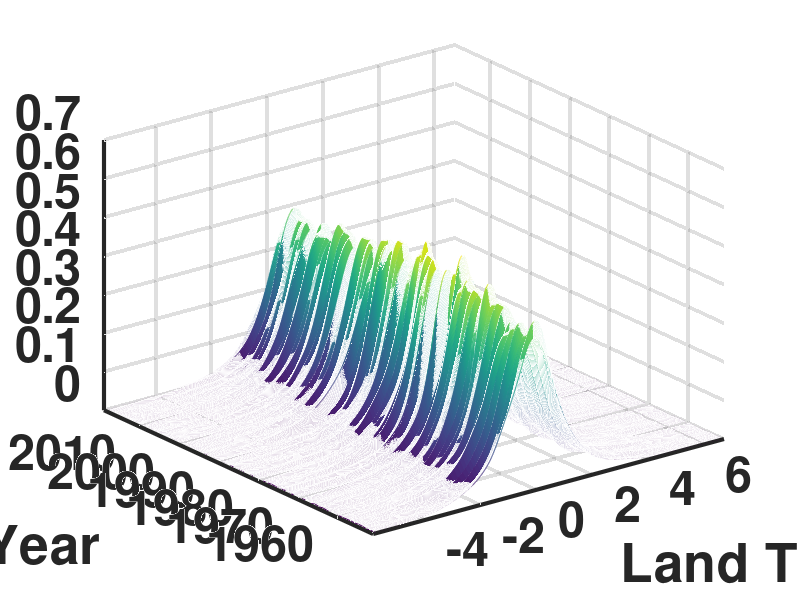
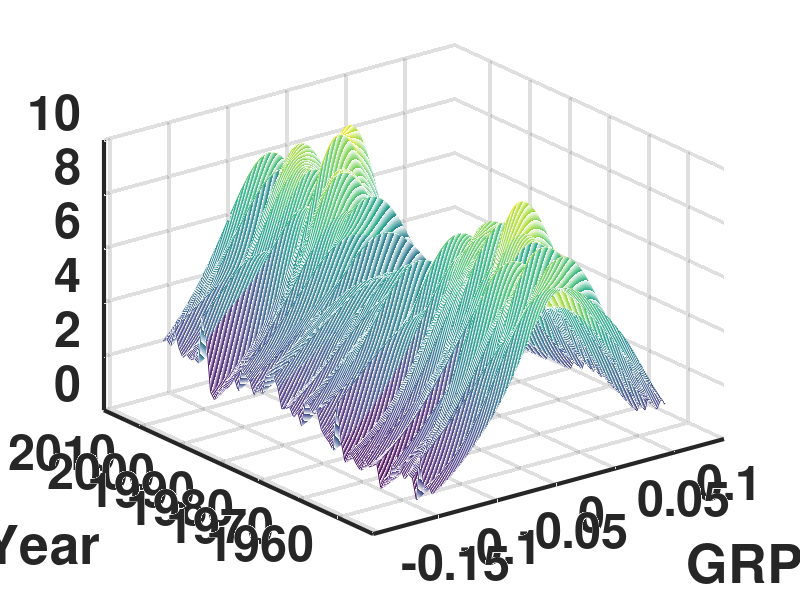

Here is the MATLAB script that generated these plots, in order: (Note: this script raises an error after producing the figures.)
%% Main Code for Functional Cointegrating Regression between GRP growth rate and Temperature Anomaly(FCRGT)
%
%                                                            September 2025
%                                            Kyungsik Nam(ksnam@hufs.ac.kr)

clear; clc; close all; 

cd('C:\Users\noran\Dropbox\Academic_Life(201808-Present)\2_Main_Research\CC_endo_regime\Program\Main_FCRET\Computing_code_uploaded\202510_NS_FCRGT') % Notebook 
% cd('C:\Users\user\Dropbox\Academic_Life(201808-Present)\2_Main_Research\CC_endo_regime\Program\Main_FCRET') % Office Desktop
%% Set-up
K_ind = 4; Non_dimX = (1:2); Non_dimY = (1:2);
%% Data Loading 
load('tic_g.mat','tic'); load('TPDN_g.mat','F'); GTemp_Grid = tic; GTemp0 = F(2:end,:); T = size(GTemp0,1);  
load('GRP_den2_full.mat','x_t','Fn'); GRP_Gr0 = Fn; GRP_Grid = x_t;  Date = (1951:1:2019); 
%% Data Visualization
%%% Figure 1
figure;
mesh(GTemp_Grid',(1951:2019),GTemp0)
xlabel('Land Temperature Anomaly','Fontsize',15,'fontweight','b'); 
ylabel('Year','Fontsize',35,'fontweight','b')
xlim([GTemp_Grid(1)-0.05 GTemp_Grid(end)+0.05])
ylim([1951 2019])
set(gca,'Linewidth',3.0,'box','off','Ticklength',[0 0],'Fontsize',35,'fontweight','b');
figure;
mesh(GRP_Grid,(1951:2019),GRP_Gr0)
xlabel('GRP Growth Rate','Fontsize',15,'fontweight','b'); 
ylabel('Year','Fontsize',35,'fontweight','b')
xlim([x_t(1)-0.05 x_t(end)+0.05])
ylim([1951 2019])
set(gca,'Linewidth',3.0,'box','off','Ticklength',[0 0],'Fontsize',35,'fontweight','b');
Sum_stat = KS_Desc_stat(GTemp_Grid',GTemp0); 
figure;
plot(Date,Sum_stat(:,1),'r','LineWidth',2.5); hold on;
plot(Date,sqrt(Sum_stat(:,2)),'b','LineWidth',2.5); hold on;
axis tight; grid on;
legend('Mean','Standard Deviation','Location','Northwest','Orientation','horizontal'); legend boxoff;
set(gca,'Linewidth',3.0,'box','on','Ticklength',[0 0],'Fontsize',35,'fontweight','b');
Sum_stat2 = KS_Desc_stat(GRP_Grid,GRP_Gr0); 
figure;
plot(Date,Sum_stat2(:,1),'r','LineWidth',2.5); hold on;
plot(Date,sqrt(Sum_stat2(:,2)),'b','LineWidth',2.5); hold on;
axis tight; grid on;
legend('Mean','Standard Deviation','Location','Northwest','Orientation','horizontal'); legend boxoff;
set(gca,'Linewidth',3.0,'box','on','Ticklength',[0 0],'Fontsize',35,'fontweight','b');
%% Centered-Log Ratio (CLR) Transformation & Nonstationary Decomposition
GTemp = zeros(size(GTemp0,1),size(GTemp0,2)); GRP_Gr = zeros(size(GRP_Gr0,1),size(GRP_Gr0,2)); 
for i=1:T
   GTemp(i,:) = log(GTemp0(i,:)/geomean(GTemp0(i,:)));  GRP_Gr(i,:) = log(GRP_Gr0(i,:)/geomean(GRP_Gr0(i,:))); 
end
[ N_GTemp, Inv_N_GTemp, S_GTemp1, S_GTemp, S_GTemp3, Inv_S_GTemp] = density_decom(GTemp_Grid, GTemp , max(Non_dimX));
[N_GRP_Gr,Inv_N_GRP_Gr,S_GRP_Gr1,S_GRP_Gr,S_GRP_Gr3,Inv_S_GRP_Gr] = density_decom( GRP_Grid', GRP_Gr, max(Non_dimY));
%% Temporal Demeaning Procedure
E_GTemp = mean(GTemp)';    GTemp = GTemp-kron(ones(T,1),E_GTemp'); 
E_GRP_Gr = mean(GRP_Gr)'; GRP_Gr = GRP_Gr-kron(ones(T,1),E_GRP_Gr'); 
%% Generating the Proposed Estimator
%%% Figure 2
Xraw_tem = GTemp0'; T1 = size(Xraw_tem, 2); indx = floor(T1 / 2); GW2_size = 5;

figure;
plot(GTemp_Grid,mean(Xraw_tem(:,1:indx),2),'k--','LineWidth',3.5); hold on; grid on;
plot(GTemp_Grid,mean(Xraw_tem(:,(indx+1):T1),2),'k','LineWidth',3.5); hold on;
axis([GTemp_Grid(1) GTemp_Grid(end) -0.01 0.45]); legend('1951-1984 Avg', '1985-2019 Avg', 'Location', 'Northwest','box','off');
title('Global Warming Function (GW1)','fontsize',35,'fontweight','b','LineWidth',10.0); 
xlabel('Temperature Anomaly','fontsize',35,'fontweight','b'); set(gca,'Linewidth',3.0,'box','on','Ticklength',[0 0],'Fontsize',35,'fontweight','b');
figure;
plot(GTemp_Grid,mean(Xraw_tem(:,1:GW2_size),2),'k--','LineWidth',3.5); hold on; grid on; 
plot(GTemp_Grid,mean(Xraw_tem(:,(T1-GW2_size+1):T1),2),'k','LineWidth',3.5); hold on;
axis([GTemp_Grid(1) GTemp_Grid(end) -0.01 0.45]); legend('1951-1955 Avg', '2015-2019 Avg', 'Location', 'Northwest','box','off');
title('Global Warming Function (GW2)','fontsize',35,'fontweight','b','LineWidth',10.0); 
xlabel('Temperature Anomaly','fontsize',35,'fontweight','b'); set(gca,'Linewidth',3.0,'box','on','Ticklength',[0 0],'Fontsize',35,'fontweight','b');

% Total-run Estimator
Tef0_gw0 = f_kappa_est_ci(0, GTemp_Grid, GTemp0, GTemp, GRP_Grid, GRP_Gr0, GRP_Gr, Inv_N_GTemp, Inv_S_GTemp, K_ind, Non_dimY, Non_dimX, 1);
Tef0_gw1 = f_kappa_est_ci(1, GTemp_Grid, GTemp0, GTemp, GRP_Grid, GRP_Gr0, GRP_Gr, Inv_N_GTemp, Inv_S_GTemp, K_ind, Non_dimY, Non_dimX, 1);
Tef0_gw0_GW2 = f_kappa_est_ci_GW(0, GTemp_Grid, GTemp0, GTemp, GRP_Grid, GRP_Gr0, GRP_Gr, Inv_N_GTemp, Inv_S_GTemp, K_ind, Non_dimY, Non_dimX, 1);
Tef0_gw1_GW2 = f_kappa_est_ci_GW(1, GTemp_Grid, GTemp0, GTemp, GRP_Grid, GRP_Gr0, GRP_Gr, Inv_N_GTemp, Inv_S_GTemp, K_ind, Non_dimY, Non_dimX, 1);
% Short-run Estimator
Sef0_gw0 = f_kappa_est_ci(0, GTemp_Grid, GTemp0, GTemp, GRP_Grid, GRP_Gr0, GRP_Gr, Inv_N_GTemp, Inv_S_GTemp, K_ind, Non_dimY, Non_dimX, 0);
Sef0_gw1 = f_kappa_est_ci(1, GTemp_Grid, GTemp0, GTemp, GRP_Grid, GRP_Gr0, GRP_Gr, Inv_N_GTemp, Inv_S_GTemp, K_ind, Non_dimY, Non_dimX, 0);
Sef0_gw0_GW2 = f_kappa_est_ci_GW(0, GTemp_Grid, GTemp0, GTemp, GRP_Grid, GRP_Gr0, GRP_Gr, Inv_N_GTemp, Inv_S_GTemp, K_ind, Non_dimY, Non_dimX, 0);
Sef0_gw1_GW2 = f_kappa_est_ci_GW(1, GTemp_Grid, GTemp0, GTemp, GRP_Grid, GRP_Gr0, GRP_Gr, Inv_N_GTemp, Inv_S_GTemp, K_ind, Non_dimY, Non_dimX, 0);

%%% Figure 3
index = 2:(length(GRP_Grid) - 1);
figure('WindowState','maximized'); 
subplot(1,2,1)
plot(GRP_Grid(index), Tef0_gw0(index,1), 'r','LineWidth',2.0); hold on;
plot(GRP_Grid(index), Tef0_gw1(index,1), 'k','LineWidth',4.0); hold on;
plot(GRP_Grid(index), Tef0_gw1(index,2), 'k--','LineWidth',3.0); hold on;
plot(GRP_Grid(index), Tef0_gw1(index,3), 'k--','LineWidth',3.0); hold on;
axis([min(GRP_Grid) max(GRP_Grid) -0.45 0.45]); grid on;
xlabel('GRP Growth Rate','fontsize',35,'fontweight','b');
title('Total-run Response Function','fontsize',30,'fontweight','b','LineWidth',10.0); 
legend('GW1 at \kappa=0','GW1 at \kappa=1', '95% CI', '','NumColumns', 1, 'Location', 'Southwest','box','off');
set(gca,'Linewidth',3.0,'box','on','Ticklength',[0 0],'Fontsize',30,'fontweight','b');
subplot(1,2,2) 
plot(GRP_Grid(index), Sef0_gw0(index,1), 'r','LineWidth',2.0); hold on;
plot(GRP_Grid(index), Sef0_gw1(index,1), 'k','LineWidth',4.0); hold on;
plot(GRP_Grid(index), Sef0_gw1(index,2), 'k--','LineWidth',3.0); hold on;
plot(GRP_Grid(index), Sef0_gw1(index,3), 'k--','LineWidth',3.0); hold on;
axis([min(GRP_Grid) max(GRP_Grid) -0.05 0.05]); grid on;
xlabel('GRP Growth Rate','fontsize',35,'fontweight','b');
title('Short-run Response Function','fontsize',30,'fontweight','b','LineWidth',10.0); 
legend('GW1 at \kappa=0','GW1 at \kappa=1', '95% CI', '','NumColumns', 1, 'Location', 'Southeast','box','off');
set(gca,'Linewidth',3.0,'box','on','Ticklength',[0 0],'Fontsize',30,'fontweight','b');
figure('WindowState','maximized'); 
subplot(1,2,1)
plot(GRP_Grid(index), Tef0_gw0_GW2(index,1), 'r','LineWidth',2.0); hold on;
plot(GRP_Grid(index), Tef0_gw1_GW2(index,1), 'k','LineWidth',4.0); hold on;
plot(GRP_Grid(index), Tef0_gw1_GW2(index,2), 'k--','LineWidth',3.0); hold on;
plot(GRP_Grid(index), Tef0_gw1_GW2(index,3), 'k--','LineWidth',3.0); hold on;
axis([min(GRP_Grid) max(GRP_Grid) -0.8 0.8]); grid on;
xlabel('GRP Growth Rate','fontsize',30,'fontweight','b');
title('Total-run Response Function','fontsize',35,'fontweight','b','LineWidth',10.0); 
legend('GW2 at \kappa=0','GW2 at \kappa=1', '95% CI', '','NumColumns', 1, 'Location', 'Southwest','box','off');
set(gca,'Linewidth',3.0,'box','on','Ticklength',[0 0],'Fontsize',30,'fontweight','b');
subplot(1,2,2) 
plot(GRP_Grid(index), Sef0_gw0_GW2(index,1), 'r','LineWidth',2.0); hold on;
plot(GRP_Grid(index), Sef0_gw1_GW2(index,1), 'k','LineWidth',4.0); hold on;
plot(GRP_Grid(index), Sef0_gw1_GW2(index,2), 'k--','LineWidth',3.0); hold on;
plot(GRP_Grid(index), Sef0_gw1_GW2(index,3), 'k--','LineWidth',3.0); hold on;
axis([min(GRP_Grid) max(GRP_Grid) -0.15 0.2]); grid on;
xlabel('GRP Growth Rate','fontsize',30,'fontweight','b');
title('Short-run Response Function','fontsize',35,'fontweight','b','LineWidth',10.0); 
legend('GW2 at \kappa=0','GW2 at \kappa=1', '95% CI', '','NumColumns', 1, 'Location', 'Southwest','box','off');
set(gca,'Linewidth',3.0,'box','on','Ticklength',[0 0],'Fontsize',30,'fontweight','b');

%% Climate Change Impacts Projection
Wght = linspace(0,1.5,30); Wght(7) = 0.3; Wght(13) = 0.6; Wght(19) = 0.9; Wght(24) = 1.2; Wght(30) = 1.5; 
[Target0_grid0, ref_recover, Proj_raw1, Proj_raw2, Proj_raw3, Proj_raw4,Proj_raw5,Sum_stat] = CC_Frac_Impacts(GRP_Grid,GRP_Gr0,Tef0_gw1,Wght);
[Target0_grid0_GW2, ref_recover_GW2, Proj_raw1_GW2, Proj_raw2_GW2, Proj_raw3_GW2, Proj_raw4_GW2,Proj_raw5_GW2,Sum_stat_GW2] = CC_Frac_Impacts(GRP_Grid,GRP_Gr0,Tef0_gw1_GW2,Wght);
%%% Figure 4
figure('WindowState','maximized');
plot(Target0_grid0(2:end-1), ref_recover(2:end-1), 'k-.', 'LineWidth', 4.5); hold on;
plot(Target0_grid0(2:end-1), Proj_raw1(2:end-1), 'k:', 'LineWidth', 3.0); hold on;
plot(Target0_grid0(2:end-1), Proj_raw2(2:end-1), 'k:', 'LineWidth', 3.0); hold on;
plot(Target0_grid0(2:end-1), Proj_raw3(2:end-1), 'k:', 'LineWidth', 3.0); hold on;
plot(Target0_grid0(2:end-1), Proj_raw4(2:end-1), 'k:', 'LineWidth', 3.0); hold on;
plot(Target0_grid0(2:end-1), Proj_raw5(2:end-1), 'k', 'LineWidth', 4.5); hold on;
xlabel('GRP Growth Rate','fontsize',35,'fontweight','b'); 
axis([min(Target0_grid0) max(Target0_grid0) 0.2 1.7]); grid on;
legend('Avg GRP(51-84)','q=0.3', 'q=0.6', 'q=0.9', 'q=1.2','q=1.5', 'Location', 'Northoutside','box','off','Orientation','horizontal','Fontsize',40,'fontweight','b');
set(gca,'Linewidth',3.0,'box','on','Ticklength',[0 0],'Fontsize',35,'fontweight','b');

figure('WindowState','maximized');
plot(Target0_grid0(2:end-1), ref_recover_GW2(2:end-1), 'k-.', 'LineWidth', 4.5); hold on;
plot(Target0_grid0(2:end-1), Proj_raw1_GW2(2:end-1), 'k:', 'LineWidth', 3.0); hold on;
plot(Target0_grid0(2:end-1), Proj_raw2_GW2(2:end-1), 'k:', 'LineWidth', 3.0); hold on;
plot(Target0_grid0(2:end-1), Proj_raw3_GW2(2:end-1), 'k:', 'LineWidth', 3.0); hold on;
plot(Target0_grid0(2:end-1), Proj_raw4_GW2(2:end-1), 'k:', 'LineWidth', 3.0); hold on;
plot(Target0_grid0(2:end-1), Proj_raw5_GW2(2:end-1), 'k', 'LineWidth', 4.5); hold on;
xlabel('GRP Growth Rate','fontsize',35,'fontweight','b'); 
axis([min(Target0_grid0) max(Target0_grid0) 0.2 1.7]); grid on;
legend('Avg GRP(51-84)','q=0.3', 'q=0.6', 'q=0.9', 'q=1.2','q=1.5', 'Location', 'Northoutside','box','off','Orientation','horizontal','Fontsize',40,'fontweight','b');
set(gca,'Linewidth',3.0,'box','on','Ticklength',[0 0],'Fontsize',35,'fontweight','b');

figure('WindowState','maximized');
subplot(2,1,1)
plot(Wght, Sum_stat(2:end,1), 'b', 'LineWidth', 2.5); hold on;
plot(Wght, Sum_stat_GW2(2:end,1), 'r', 'LineWidth', 2.5); hold on;
title('Mean','fontsize',35,'fontweight','b','LineWidth',10.0); axis tight; grid on;
legend('GW1', 'GW2', 'Location', 'Northeast','box','off','Orientation','horizontal');
set(gca,'Linewidth',3.0,'box','on','Ticklength',[0 0],'Fontsize',33,'fontweight','b');
subplot(2,1,2)
plot(Wght, Sum_stat(2:end,2), 'b', 'LineWidth', 2.5); hold on;
plot(Wght, Sum_stat_GW2(2:end,2), 'r', 'LineWidth', 2.5); hold on;
legend('GW1', 'GW2', 'Location', 'Northwest','box','off','Orientation','horizontal');
title('Variance','fontsize',35,'fontweight','b','LineWidth',10.0); axis tight; grid on;
set(gca,'Linewidth',3.0,'box','on','Ticklength',[0 0],'Fontsize',33,'fontweight','b');

% EOP

